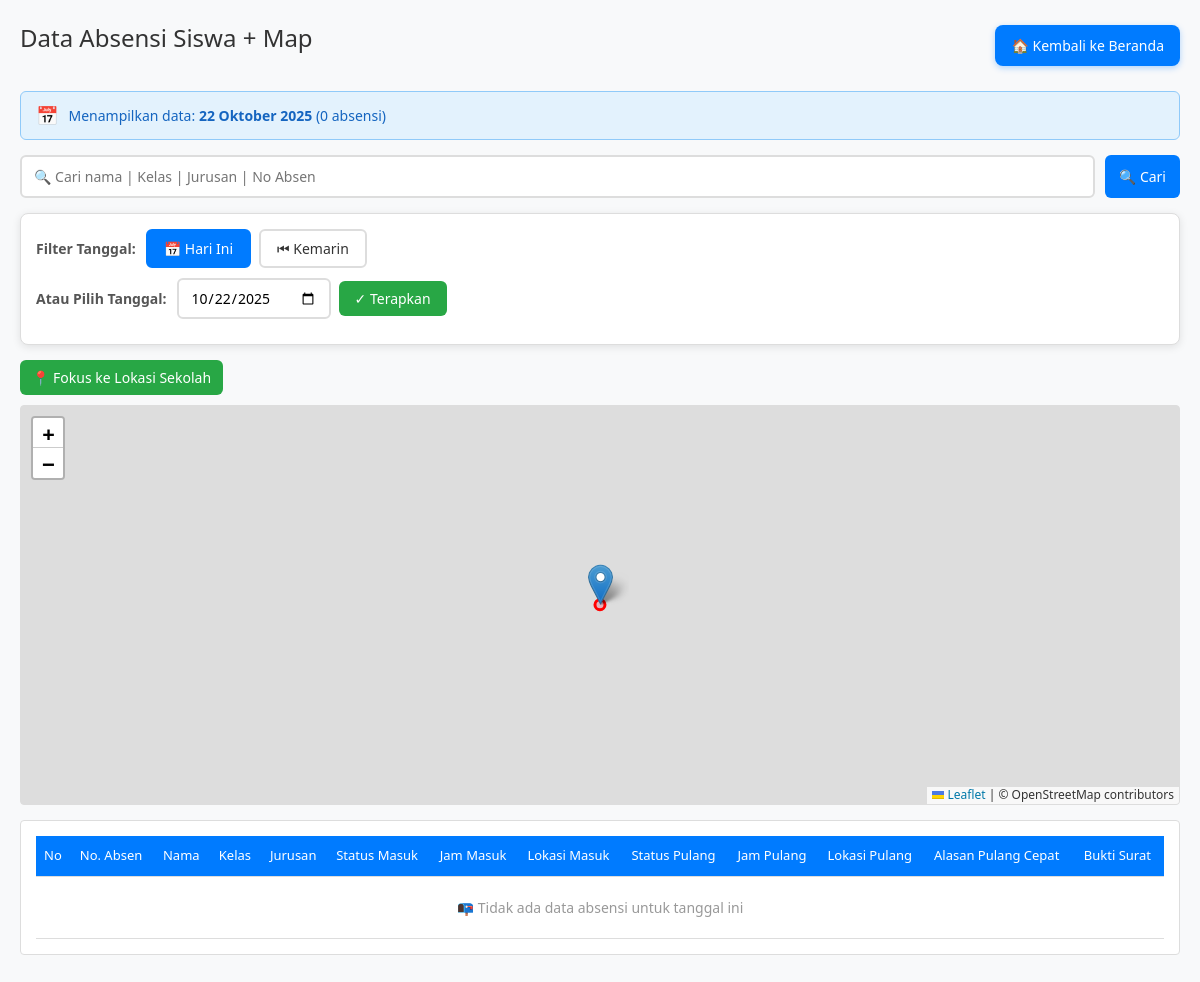
/admin/absensi_map (signed in), run on an earlier commit of the app's database.
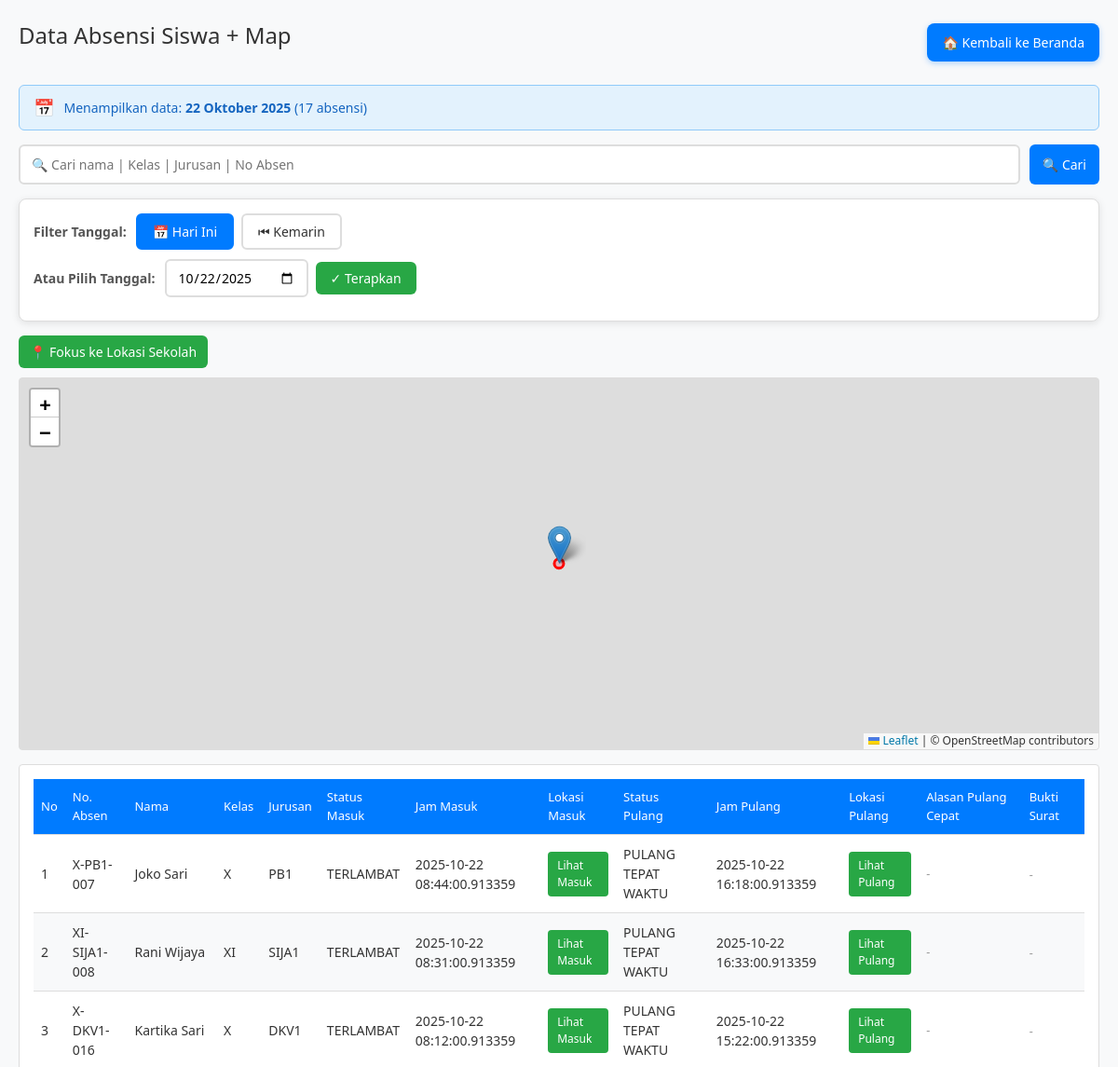
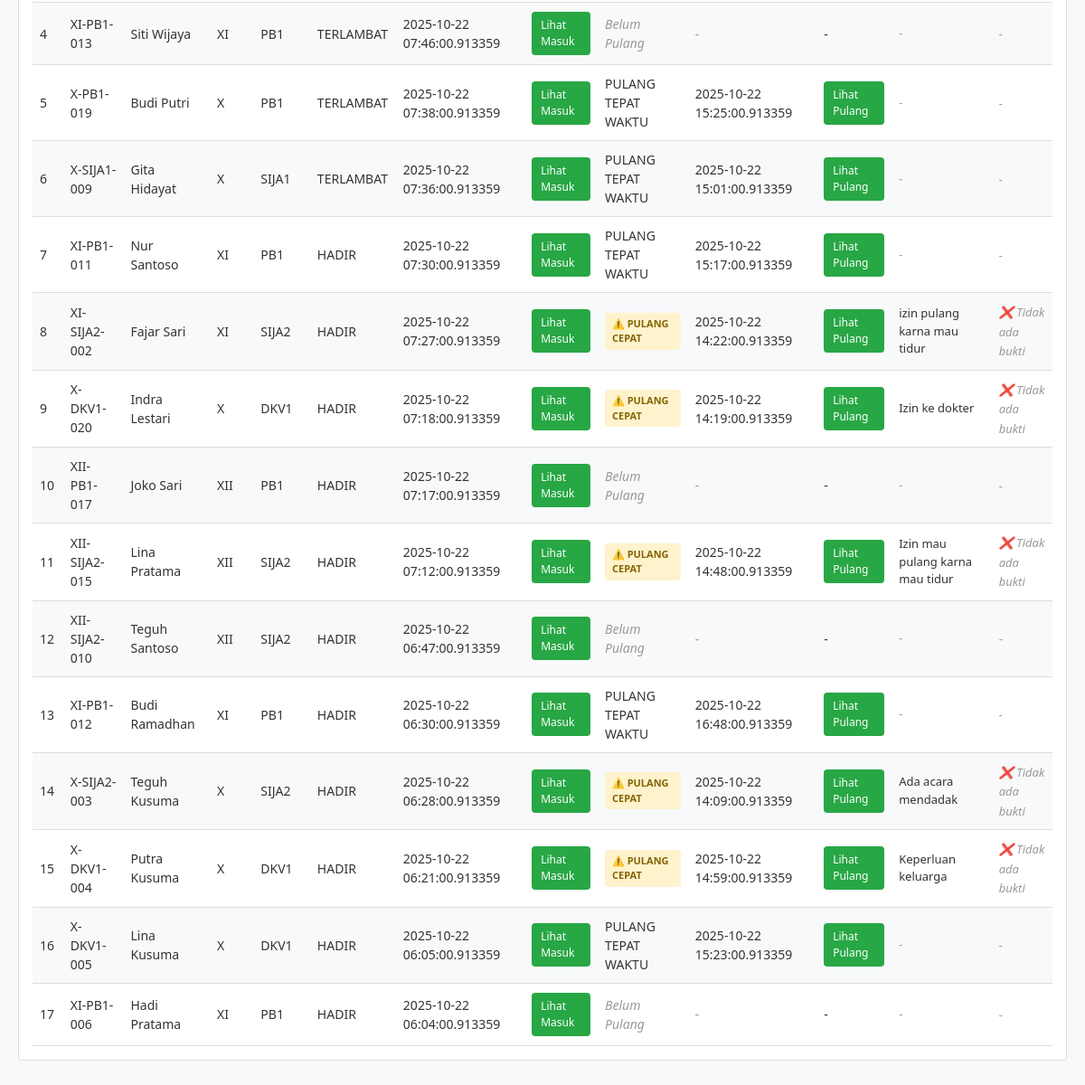
And on a later commit of the database (2 pictures, top to bottom).
### tables this page shows
CREATE TABLE absensi (
            id INTEGER PRIMARY KEY AUTOINCREMENT,
            siswa_id INTEGER,
            nama TEXT NOT NULL,
            kelas TEXT NOT NULL,
            jurusan TEXT NOT NULL,
            latitude REAL,
            longitude REAL,
            status TEXT NOT NULL,
            waktu TIMESTAMP DEFAULT CURRENT_TIMESTAMP
        , waktu_pulang TIMESTAMP, status_pulang TEXT, latitude_pulang REAL, longitude_pulang REAL, bukti_surat TEXT, alasan_pulang TEXT);

### app.py (the view)
@app.route('/admin/absensi_map')
@login_required
def admin_absensi_map():
    search_query = request.args.get('q', '').strip()
    date_filter = request.args.get('date', '').strip()
    conn = sqlite3.connect(DB_NAME)
    cur = conn.cursor()
    if not date_filter:
        date_filter = (datetime.utcnow() + timedelta(hours=7)).strftime('%Y-%m-%d')
    if search_query:
        cur.execute("""
            SELECT
                a.nama, a.kelas, a.jurusan, a.status, a.waktu,
                a.latitude, a.longitude,
                a.status_pulang, a.waktu_pulang,
                a.latitude_pulang, a.longitude_pulang,
                COALESCE(s.nomor_absen, '-') AS nomor_absen,
                a.alasan_pulang,
                a.bukti_surat
            FROM absensi a
            LEFT JOIN siswa s ON a.siswa_id = s.id
            WHERE DATE(a.waktu) = ?
              AND (
                  a.nama LIKE ? OR
                  a.kelas LIKE ? OR
                  a.jurusan LIKE ? OR
                  s.nomor_absen LIKE ?
              )
            ORDER BY a.waktu DESC
        """, (date_filter, f"%{search_query}%", f"%{search_query}%", f"%{search_query}%", f"%{search_query}%"))
    else:
        cur.execute("""
            SELECT
                a.nama, a.kelas, a.jurusan, a.status, a.waktu,
                a.latitude, a.longitude,
                a.status_pulang, a.waktu_pulang,
                a.latitude_pulang, a.longitude_pulang,
                COALESCE(s.nomor_absen, '-') AS nomor_absen,
                a.alasan_pulang,
                a.bukti_surat
            FROM absensi a
            LEFT JOIN siswa s ON a.siswa_id = s.id
            WHERE DATE(a.waktu) = ?
            ORDER BY a.waktu DESC
        """, (date_filter,))
    absensi = cur.fetchall()
    conn.close()
    total_absensi = len(absensi)
    try:
        date_obj = datetime.strptime(date_filter, '%Y-%m-%d')
        formatted_date = date_obj.strftime('%d %B %Y')
        bulan_id = {
            'January': 'Januari', 'February': 'Februari', 'March': 'Maret',
            'April': 'April', 'May': 'Mei', 'June': 'Juni',
            'July': 'Juli', 'August': 'Agustus', 'September': 'September',
            'October': 'Oktober', 'November': 'November', 'December': 'Desember'
        }
        for eng, ind in bulan_id.items():
            formatted_date = formatted_date.replace(eng, ind)
    except:
        formatted_date = date_filter
    return render_template(
        'admin/absensi_map.html',
        absensi=absensi,
        search_query=search_query,
        date_filter=date_filter,
        formatted_date=formatted_date,
        total_absensi=total_absensi,
        SCHOOL_LAT=SCHOOL_LAT,
        SCHOOL_LNG=SCHOOL_LNG,
        RADIUS=RADIUS
    )

### app.py (called while the page is built)
def login_required(f):
    from functools import wraps
    @wraps(f)
    def decorated_function(*args, **kwargs):
        if 'admin_logged_in' not in session:
            return redirect(url_for('admin_login'))
        return f(*args, **kwargs)
    return decorated_function

### templates/admin/absensi_map.html (shortened to what this page needs)
<!DOCTYPE html>
<html lang="id">
<head>
  <link rel="stylesheet" href="https://unpkg.com/leaflet/dist/leaflet.css" />
  <link rel="stylesheet" href="https://unpkg.com/leaflet.markercluster/dist/MarkerCluster.css" />
  <link rel="stylesheet" href="https://unpkg.com/leaflet.markercluster/dist/MarkerCluster.Default.css" />
</head>
<body>
  <div class="main-container">
    <div class="header-section">
      <h2>Data Absensi Siswa + Map</h2>
      <a href="{{ url_for('admin_index') }}" class="back-btn">🏠 Kembali ke Beranda</a>
    </div>
    <div class="info-badge">
      <span class="badge-icon">📅</span>
      <span>Menampilkan data: <strong>{{ formatted_date }}</strong> ({{ total_absensi }} absensi)</span>
    </div>
    <div class="search-container">
      <form method="get" action="{{ url_for('admin_absensi_map') }}" id="searchForm">
        <input type="text" name="q" autocomplete="off" value="{{ search_query or '' }}"
               placeholder="🔍 Cari nama | Kelas | Jurusan | No Absen"
               aria-label="Cari data absensi">
        <button type="submit">🔍 Cari</button>
      </form>
    </div>
    <div class="filter-section">
      <div class="filter-row">
        <span class="filter-label">Filter Tanggal:</span>
        <div class="date-filters">
          <button class="date-btn" onclick="filterToday()" id="todayBtn">📅 Hari Ini</button>
          <button class="date-btn" onclick="filterYesterday()" id="yesterdayBtn">⏮ Kemarin</button>
        </div>
      </div>
      <div class="filter-row">
        <span class="filter-label">Atau Pilih Tanggal:</span>
        <div class="date-picker-container">
          <input type="date" id="customDate" value="{{ date_filter }}">
          <button class="apply-date-btn" onclick="applyCustomDate()">✓ Terapkan</button>
        </div>
      </div>
    </div>
    <div class="map-controls">
      <button class="reset-school-btn" onclick="resetToSchool()">📍 Fokus ke Lokasi Sekolah</button>
    </div>
    <div id="map"></div>
    <div class="table-container">
  <table>
    <thead>
      <tr>
        <th>No</th>
        <th>No. Absen</th>
        <th>Nama</th>
        <th>Kelas</th>
        <th>Jurusan</th>
        <th>Status Masuk</th>
        <th>Jam Masuk</th>
        <th>Lokasi Masuk</th>
        <th>Status Pulang</th>
        <th>Jam Pulang</th>
        <th>Lokasi Pulang</th>
        <th>Alasan Pulang Cepat</th>
        <th>Bukti Surat</th>
      </tr>
    </thead>
    <tbody>
      {% if absensi %}
        {% for a in absensi %}
        <tr>
          <td>{{ loop.index }}</td>
          <td>{{ a[11] }}</td>
          <td>{{ a[0] }}</td>
          <td>{{ a[1] }}</td>
          <td>{{ a[2] }}</td>
          <td>{{ a[3] }}</td>
          <td>{{ a[4] }}</td>
          <td>
            {% if a[5] and a[6] %}
              <a class="button" href="#" onclick="focusMarker({{ loop.index0 }}); return false;">Lihat Masuk</a>
            {% else %}
              -
            {% endif %}
          </td>
          <td>
            {% if a[7] %}
              {% if a[7] == 'PULANG CEPAT' %}
                <span class="badge-pulang-cepat">⚠️ {{ a[7] }}</span>
              {% else %}
                {{ a[7] }}
              {% endif %}
            {% else %}
              <span class="status-pending">Belum Pulang</span>
            {% endif %}
          </td>
          <td>
            {% if a[8] %}
              {{ a[8] }}
            {% else %}
              <span class="status-pending">-</span>
            {% endif %}
          </td>
          <td>
            {% if a[9] and a[10] %}
              <a class="button" href="#" onclick="focusMarkerPulang({{ loop.index0 }}); return false;">Lihat Pulang</a>
            {% else %}
              -
            {% endif %}
          </td>
          <td style="max-width: 200px; font-size: 13px;">
            {% if a[12] %}
              {{ a[12] }}
            {% else %}
              <span class="no-bukti">-</span>
            {% endif %}
          </td>
          <td>
            {% if a[13] %}
              <img src="{{ url_for('serve_bukti_surat', filename=a[13]) }}"
                   class="bukti-preview"
                   onclick="openImageModal('{{ url_for('serve_bukti_surat', filename=a[13]) }}', '{{ a[0] }}', '{{ a[1] }} - {{ a[2] }}')"
                   alt="Bukti Surat"
                   title="Klik untuk memperbesar">
            {% else %}
              {% if a[7] == 'PULANG CEPAT' %}
                <span class="no-bukti">❌ Tidak ada bukti</span>
              {% else %}
                <span class="no-bukti">-</span>
              {% endif %}
            {% endif %}
          </td>
        </tr>
        {% endfor %}
      {% else %}
        <tr>
          <td colspan="13" style="text-align:center; color:#999; padding:20px;">
            📭 Tidak ada data absensi untuk tanggal ini
          </td>
        </tr>
      {% endif %}
    </tbody>
  </table>
</div>
  </div>
</body>
</html>

### templates/admin/absensi_map.html (style rules this page uses)
* { margin: 0; padding: 0; box-sizing: border-box; font-family: 'Segoe UI', Tahoma, Geneva, Verdana, sans-serif; }
body { background: #f8f9fa; color: #333; line-height: 1.5; padding: 0; }
.main-container { max-width: 1200px; margin: 0 auto; padding: 20px; }
h2 { text-align: center; margin-bottom: 15px; font-size: 1.5rem; font-weight: 500; color: #333; }
.filter-section { background: #fff; padding: 15px; border-radius: 8px; margin-bottom: 15px; box-shadow: 0 2px 8px rgba(0,0,0,0.1); border: 1px solid #ddd; }
.filter-row { display: flex; gap: 10px; align-items: center; flex-wrap: wrap; margin-bottom: 10px; }
.filter-label { font-weight: 600; color: #555; font-size: 14px; }
.date-filters { display: flex; gap: 8px; flex-wrap: wrap; }
.date-btn { padding: 8px 16px; border: 2px solid #ddd; border-radius: 6px; background: white; color: #333; cursor: pointer; font-size: 14px; font-weight: 500; transition: all 0.2s ease; }
.date-btn.active { border-color: #007bff; background: #007bff; color: white; }
.date-picker-container { display: flex; gap: 8px; align-items: center; }
input[type="date"] { padding: 8px 12px; border: 2px solid #ddd; border-radius: 6px; font-size: 14px; transition: border-color 0.2s ease; }
.apply-date-btn { padding: 8px 16px; background: #28a745; color: white; border: none; border-radius: 6px; cursor: pointer; font-size: 14px; font-weight: 500; transition: background 0.2s ease; }
.info-badge { background: #e3f2fd; border: 1px solid #90caf9; border-radius: 6px; padding: 10px 15px; margin-bottom: 15px; display: flex; align-items: center; gap: 10px; font-size: 14px; color: #1565c0; font-weight: 500; }
.info-badge .badge-icon { font-size: 18px; }
.search-container { display: flex; align-items: center; gap: 10px; margin-bottom: 15px; flex-wrap: wrap; }
.search-container form { display: flex; gap: 10px; flex: 1; min-width: 300px; }
.search-container input[type="text"] { flex: 1; min-width: 250px; padding: 10px 12px; border: 2px solid #ddd; border-radius: 6px; font-size: 14px; transition: border-color 0.2s ease, box-shadow 0.2s ease; outline: none; }
.search-container button { padding: 10px 14px; background: #007bff; color: #fff; border: none; border-radius: 6px; cursor: pointer; font-size: 14px; font-weight: 500; display: flex; align-items: center; gap: 5px; transition: background 0.2s ease; white-space: nowrap; }
.header-section { display: flex; justify-content: space-between; align-items: center; margin-bottom: 20px; flex-wrap: wrap; }
.back-btn { background: #007bff; color: white; text-decoration: none; border-radius: 8px; padding: 10px 16px; font-size: 14px; font-weight: 500; transition: background 0.3s ease, transform 0.2s ease; box-shadow: 0 2px 6px rgba(0, 123, 255, 0.3); }
.map-controls { display: flex; gap: 10px; margin-bottom: 10px; flex-wrap: wrap; }
.reset-school-btn { padding: 8px 12px; background: #28a745; color: #fff; border: none; border-radius: 6px; cursor: pointer; font-size: 14px; font-weight: 500; display: flex; align-items: center; gap: 5px; transition: background 0.2s ease; white-space: nowrap; }
#map { height: 400px; width: 100%; margin-bottom: 15px; border: 1px solid #ddd; border-radius: 4px; }
.table-container { background: #fff; padding: 15px; border: 1px solid #ddd; border-radius: 4px; overflow-x: auto; margin-bottom: 20px; }
table { width: 100%; border-collapse: collapse; min-width: 800px; }
th, td { padding: 10px 8px; border-bottom: 1px solid #ddd; text-align: left; font-size: 14px; }
th { background: #007bff; color: white; font-weight: 500; font-size: 13px; }
tr:nth-child(even) { background: #f8f9fa; }
.button { display: inline-block; color: #fff; background: #28a745; padding: 6px 10px; border-radius: 4px; text-decoration: none; font-size: 12px; font-weight: 500; }
.status-pending { color: #999; font-style: italic; }
.no-bukti { color: #999; font-style: italic; font-size: 13px; }
.badge-pulang-cepat { background: #fff3cd; color: #856404; padding: 4px 8px; border-radius: 4px; font-size: 11px; font-weight: 600; display: inline-block; }

What changed in the data, as far as the page shows it:
added absensi: a "X-PB1-007", nama "Joko Sari", kelas "X", jurusan "PB1", status "TERLAMBAT", waktu "2025-10-22 08:44:00.913359", status_pulang "PULANG TEPAT WAKTU", waktu_pulang "2025-10-22 16:18:00.913359"
added absensi: a "XI-SIJA1-008", nama "Rani Wijaya", kelas "XI", jurusan "SIJA1", status "TERLAMBAT", waktu "2025-10-22 08:31:00.913359", status_pulang "PULANG TEPAT WAKTU", waktu_pulang "2025-10-22 16:33:00.913359"
added absensi: a "X-DKV1-016", nama "Kartika Sari", kelas "X", jurusan "DKV1", status "TERLAMBAT", waktu "2025-10-22 08:12:00.913359", status_pulang "PULANG TEPAT WAKTU", waktu_pulang "2025-10-22 15:22:00.913359"
added absensi: a "XI-PB1-013", nama "Siti Wijaya", kelas "XI", jurusan "PB1", status "TERLAMBAT", waktu "2025-10-22 07:46:00.913359", shows "Belum Pulang"
added absensi: a "X-PB1-019", nama "Budi Putri", kelas "X", jurusan "PB1", status "TERLAMBAT", waktu "2025-10-22 07:38:00.913359", status_pulang "PULANG TEPAT WAKTU", waktu_pulang "2025-10-22 15:25:00.913359"
added absensi: a "X-SIJA1-009", nama "Gita Hidayat", kelas "X", jurusan "SIJA1", status "TERLAMBAT", waktu "2025-10-22 07:36:00.913359", status_pulang "PULANG TEPAT WAKTU", waktu_pulang "2025-10-22 15:01:00.913359"
added absensi: a "XI-PB1-011", nama "Nur Santoso", kelas "XI", jurusan "PB1", status "HADIR", waktu "2025-10-22 07:30:00.913359", status_pulang "PULANG TEPAT WAKTU", waktu_pulang "2025-10-22 15:17:00.913359"
added absensi: a "XI-SIJA2-002", nama "Fajar Sari", kelas "XI", jurusan "SIJA2", status "HADIR", waktu "2025-10-22 07:27:00.913359", status_pulang "PULANG CEPAT", waktu_pulang "2025-10-22 14:22:00.913359", alasan_pulang "izin pulang karna mau tidur", shows "❌ Tidak ada bukti"
added absensi: a "X-DKV1-020", nama "Indra Lestari", kelas "X", jurusan "DKV1", status "HADIR", waktu "2025-10-22 07:18:00.913359", status_pulang "PULANG CEPAT", waktu_pulang "2025-10-22 14:19:00.913359", alasan_pulang "Izin ke dokter", shows "❌ Tidak ada bukti"
added absensi: a "XII-PB1-017", nama "Joko Sari", kelas "XII", jurusan "PB1", status "HADIR", waktu "2025-10-22 07:17:00.913359", shows "Belum Pulang"
added absensi: a "XII-SIJA2-015", nama "Lina Pratama", kelas "XII", jurusan "SIJA2", status "HADIR", waktu "2025-10-22 07:12:00.913359", status_pulang "PULANG CEPAT", waktu_pulang "2025-10-22 14:48:00.913359", alasan_pulang "Izin mau pulang karna mau tidur", shows "❌ Tidak ada bukti"
added absensi: a "XII-SIJA2-010", nama "Teguh Santoso", kelas "XII", jurusan "SIJA2", status "HADIR", waktu "2025-10-22 06:47:00.913359", shows "Belum Pulang"
added absensi: a "XI-PB1-012", nama "Budi Ramadhan", kelas "XI", jurusan "PB1", status "HADIR", waktu "2025-10-22 06:30:00.913359", status_pulang "PULANG TEPAT WAKTU", waktu_pulang "2025-10-22 16:48:00.913359"
added absensi: a "X-SIJA2-003", nama "Teguh Kusuma", kelas "X", jurusan "SIJA2", status "HADIR", waktu "2025-10-22 06:28:00.913359", status_pulang "PULANG CEPAT", waktu_pulang "2025-10-22 14:09:00.913359", alasan_pulang "Ada acara mendadak", shows "❌ Tidak ada bukti"
added absensi: a "X-DKV1-004", nama "Putra Kusuma", kelas "X", jurusan "DKV1", status "HADIR", waktu "2025-10-22 06:21:00.913359", status_pulang "PULANG CEPAT", waktu_pulang "2025-10-22 14:59:00.913359", alasan_pulang "Keperluan keluarga", shows "❌ Tidak ada bukti"
added absensi: a "X-DKV1-005", nama "Lina Kusuma", kelas "X", jurusan "DKV1", status "HADIR", waktu "2025-10-22 06:05:00.913359", status_pulang "PULANG TEPAT WAKTU", waktu_pulang "2025-10-22 15:23:00.913359"
added absensi: a "XI-PB1-006", nama "Hadi Pratama", kelas "XI", jurusan "PB1", status "HADIR", waktu "2025-10-22 06:04:00.913359", shows "Belum Pulang"
Also different on the page:
{{ total_absensi }}: "0" → "17"
text no longer shown: "📭 Tidak ada data absensi untuk tanggal ini"
